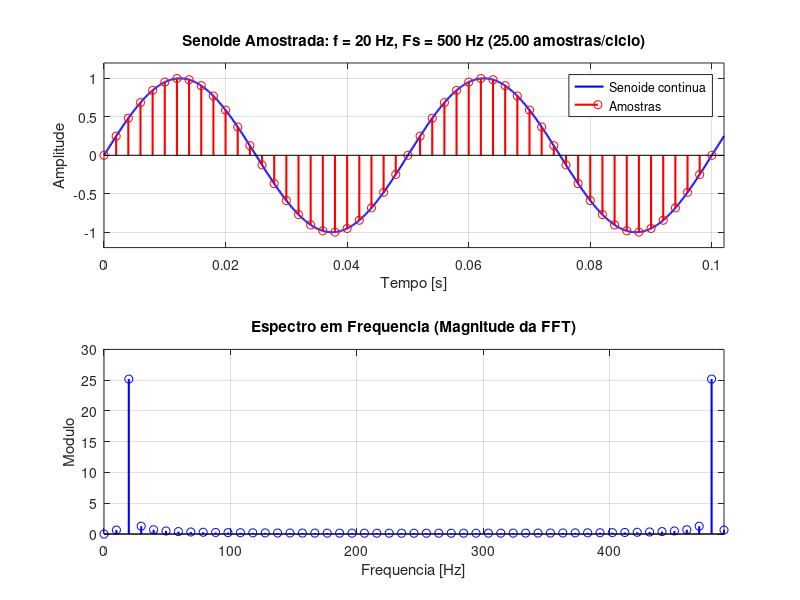
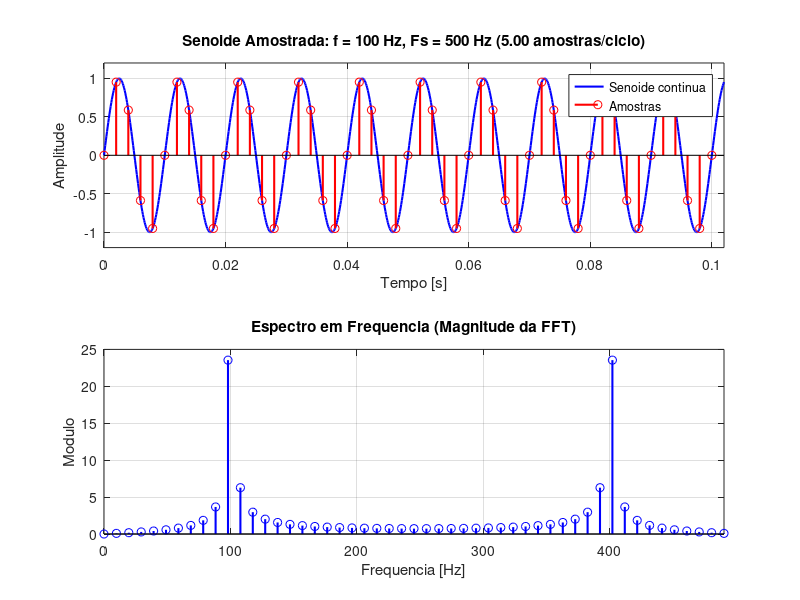
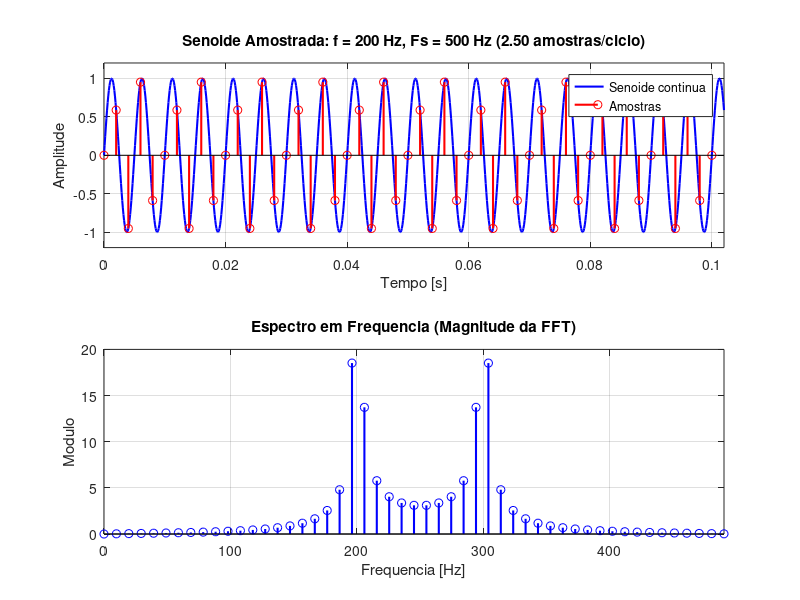
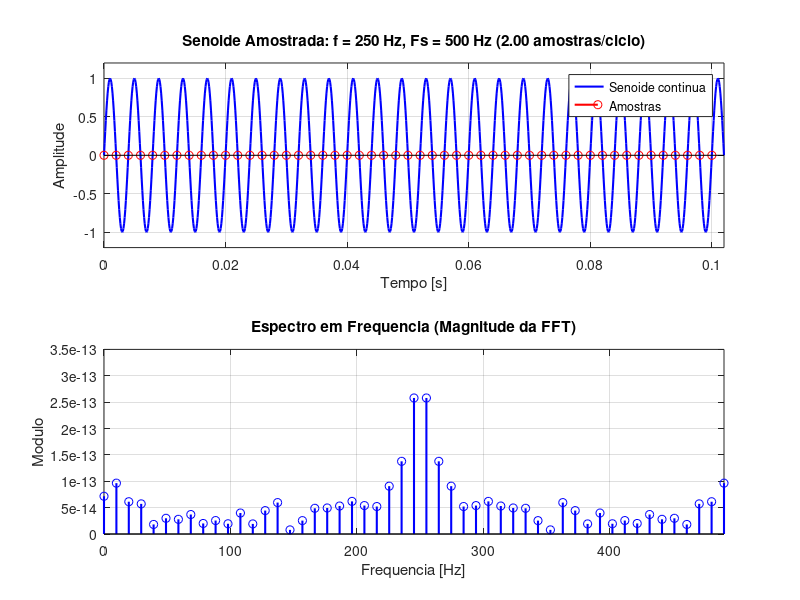

Source code (MATLAB) for these figures, in order:
%% Laboratorio 3 - Representacoes de Fourier por FFT
% Disciplina: Processamento Digital de Sinais - PD46CP
% Professor:  Lucas Bernardo Zilch
% Aluno:      Pedro Mariano

clear; close all; clc;

%% Definicoes Gerais
FA = 500;       % frequencia de amostragem (Hz)
NA = 51;        % numero de amostras
n  = 0:NA-1;
t  = n / FA;
f  = (0:NA-1) * FA / NA;
fSenoides = [20, 100, 200, 250, 300, 400];

%% Atividade 1 - Amostragem de senoides e aliasing
for idx = 1:length(fSenoides)
    fSenoide = fSenoides(idx);

    tCont = 0:0.0001:NA/FA;              % eixo "continuo" p/ visualizacao
    sinalCont = sin(2*pi*fSenoide*tCont);
    sinalAmostrado = sin(2*pi*fSenoide*t);
    espectro = abs(fft(sinalAmostrado));
    amostrasPorCiclo = FA / fSenoide;

    figure('Name', sprintf('Atividade 1 - Senoide de %d Hz', fSenoide));
    subplot(2,1,1);
    plot(tCont, sinalCont, 'b-', 'LineWidth', 1.5); hold on;
    stem(t, sinalAmostrado, 'ro', 'LineWidth', 1.5);
    title(sprintf('Senoide Amostrada: f = %d Hz, Fs = %d Hz (%.2f amostras/ciclo)', ...
        fSenoide, FA, amostrasPorCiclo));
    xlabel('Tempo [s]'); ylabel('Amplitude');
    xlim([0 NA/FA]); ylim([-1.2 1.2]); grid on;
    legend('Senoide continua', 'Amostras');

    subplot(2,1,2);
    stem(f, espectro, 'b', 'LineWidth', 1.5);
    title('Espectro em Frequencia (Magnitude da FFT)');
    xlabel('Frequencia [Hz]'); ylabel('Modulo');
    xlim([0 max(f)]); grid on;

    fprintf('\n=== %d Hz | Nyquist = %.0f Hz | %.2f amostras/ciclo ===\n', ...
        fSenoide, FA/2, amostrasPorCiclo);

    % deteccao simples de picos (sem Signal Processing Toolbox)
    espectroMetade = espectro(1:floor(end/2));
    if max(espectroMetade) < 1e-6
        fprintf('Picos: nenhum (sinal amostrado praticamente nulo).\n');
    else
        limiar = max(espectroMetade) * 0.1;
        picosIdx = [];
        for i = 2:length(espectroMetade)-1
            if espectroMetade(i) > espectroMetade(i-1) && espectroMetade(i) > espectroMetade(i+1) && espectroMetade(i) > limiar
                picosIdx = [picosIdx, i];
            end
        end
        fprintf('Picos em: %sHz\n', sprintf('%.1f ', f(picosIdx)));
    end
end

fprintf('\n=== Aliasing (Atividade 1e) ===\n');
fprintf('- f < 250 Hz (Nyquist): representacao em frequencia coerente.\n');
fprintf('- f = 250 Hz (= Fs/2): sin(pi*n) = 0, amostras nulas, sem pico definido.\n');
fprintf('- f = 300/400 Hz (> Nyquist): aliasing, pico rebatido em %.0f/%.0f Hz.\n', FA-300, FA-400);
fprintf('- Frequencia maxima observavel com a FFT: Fs/2 = %.0f Hz.\n', FA/2);

%% Atividade 2 - Espectro em frequencia de uma onda quadrada
FA2 = 1000;        % frequencia de amostragem (Hz)
f0  = 20;          % fundamental da onda quadrada (Hz)
NA2 = 1000;        % numero de amostras

t2 = (0:NA2-1) / FA2;
ondaQuad = sign(sin(2*pi*f0*t2));        % onda quadrada entre -1 e 1
espectroQuad = abs(fft(ondaQuad));
fQuad = (0:NA2-1) * FA2 / NA2;

figure('Name', 'Atividade 2 - Onda Quadrada (1000 amostras)');
subplot(2,1,1);
plot(t2(1:200), ondaQuad(1:200), 'b-', 'LineWidth', 1.5);
title(sprintf('Onda Quadrada: f = %d Hz, Fs = %d Hz, N = %d amostras', ...
    f0, FA2, NA2));
xlabel('Tempo [s]'); ylabel('Amplitude'); xlim([0 0.2]); grid on;

subplot(2,1,2);
freqPlot = fQuad(1:floor(NA2/2));
espectroPlot = espectroQuad(1:floor(NA2/2));
stem(freqPlot, espectroPlot, 'b', 'LineWidth', 1.5);
title('Espectro em Frequencia (Magnitude da FFT)');
xlabel('Frequencia [Hz]'); ylabel('Modulo'); xlim([0 200]); grid on;

fprintf('\n=== Onda quadrada N = %d (Atividade 2d) ===\n', NA2);
fprintf('Esperado: apenas harmonicos impares da fundamental (20, 60, 100, 140, 180 Hz...).\n');
limiar = max(espectroQuad) * 0.05;
picosIdx = [];
for i = 2:length(espectroPlot)-1
    if espectroPlot(i) > espectroPlot(i-1) && espectroPlot(i) > espectroPlot(i+1) && espectroPlot(i) > limiar
        picosIdx = [picosIdx, i];
    end
end
fprintf('Picos em: %sHz\n', sprintf('%.1f ', freqPlot(picosIdx)));

%% Atividade 2e - Onda quadrada com 51 amostras (aliasing)
NA51 = 51;
t51 = (0:NA51-1) / FA2;
ondaQuad51 = sign(sin(2*pi*f0*t51));
espectroQuad51 = abs(fft(ondaQuad51));
fQuad51 = (0:NA51-1) * FA2 / NA51;

figure('Name', 'Atividade 2e - Onda Quadrada (51 amostras - Aliasing)');
subplot(2,1,1);
plot(t51, ondaQuad51, 'r-', 'LineWidth', 1.5); hold on;
stem(t51, ondaQuad51, 'ro', 'LineWidth', 1);
title(sprintf('Onda Quadrada com Aliasing: f = %d Hz, Fs = %d Hz, N = %d amostras', ...
    f0, FA2, NA51));
xlabel('Tempo [s]'); ylabel('Amplitude'); grid on;

subplot(2,1,2);
freqPlot51 = fQuad51(1:floor(NA51/2));
espectroPlot51 = espectroQuad51(1:floor(NA51/2));
stem(freqPlot51, espectroPlot51, 'r', 'LineWidth', 1.5);
title('Espectro em Frequencia (com Aliasing)');
xlabel('Frequencia [Hz]'); ylabel('Modulo'); xlim([0 300]); grid on;

limiar51 = max(espectroQuad51) * 0.05;
picosIdx51 = [];
for i = 2:length(espectroPlot51)-1
    if espectroPlot51(i) > espectroPlot51(i-1) && espectroPlot51(i) > espectroPlot51(i+1) && espectroPlot51(i) > limiar51
        picosIdx51 = [picosIdx51, i];
    end
end
fprintf('\n=== Onda quadrada N = %d (Atividade 2e) ===\n', NA51);
fprintf('Picos em: %sHz\n', sprintf('%.1f ', freqPlot51(picosIdx51)));
fprintf('Com poucas amostras surgem MAIS componentes (aliasing); reduzir N nao resolve.\n');

%% Atividade 2f - Como resolver o aliasing
fprintf('\n=== Solucao do aliasing (Atividade 2f) ===\n');
fprintf('1) Aumentar Fs de modo que Fs/2 > maior frequencia do sinal.\n');
fprintf('2) Filtro anti-aliasing (passa-baixas) antes da amostragem.\n');
